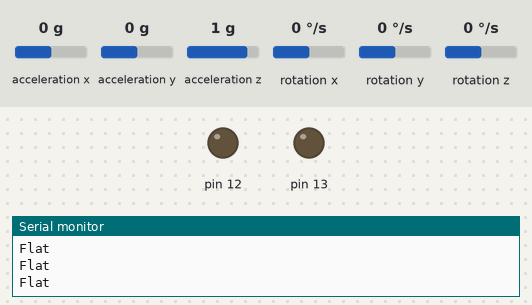
Bench run of a sketch on a simulated Arduino Uno, built with avr-gcc and run on an emulated ATmega328P. Shown: output pins drawn as LEDs (lit = HIGH), the last lines printed to the serial monitor. The inputs (shaded band) are chosen by the test bench; at power-on: acceleration y 0 g, acceleration x 0 g, acceleration z 1 g, rotation x 0 °/s, rotation y 0 °/s, rotation z 0 °/s.

Above: at 1.2 s.
1.3 s: acceleration y set to -0.3 g
2.8 s: acceleration y set to -0.6 g
At 3.7 s:
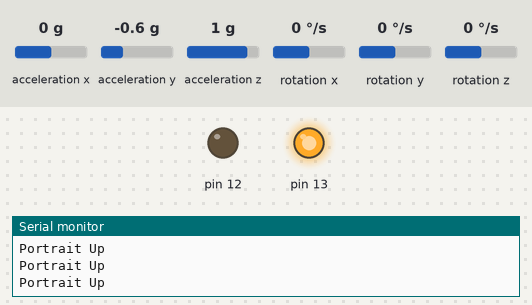
4.3 s: acceleration y set to 0.3 g
5.8 s: acceleration y set to 0.6 g
At 6.2 s:
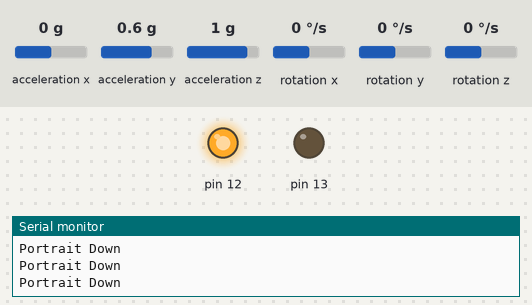
7.3 s: acceleration y set to -1.4 g
At 8.4 s:
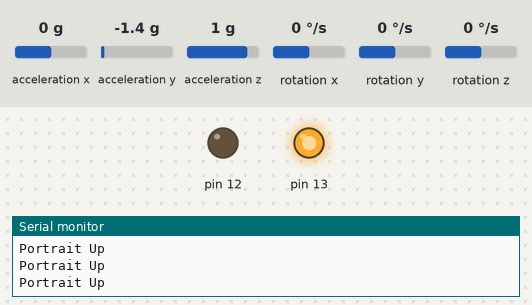
8.8 s: acceleration y set to 0.8 g
At 9.6 s:
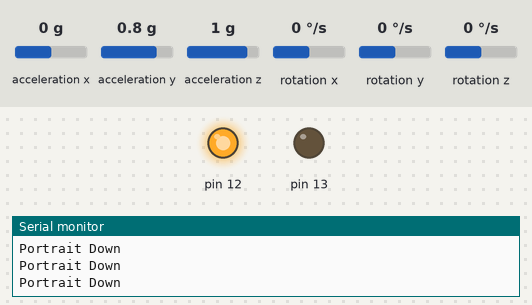
Timing chart, 0 to 11.3 s (numbered marks = the images above; inputs shaded):
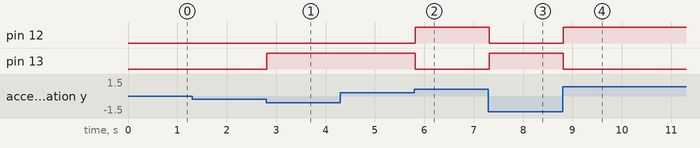

The sketch:

accelerometer.ino
```cpp
#include <Wire.h> // Must include Wire library for I2C
#include <SFE_MMA8452Q.h> // Includes the SFE_MMA8452Q library

int ledPin(13);
int ledPin1(12);

MMA8452Q accel;

void setup()
{
  Serial.begin(9600);
  Serial.println("Test Motion!");

  accel.init();
  pinMode(ledPin,OUTPUT);
  pinMode(ledPin1,OUTPUT);

}

void loop() {

  if (accel.available())
  {
    accel.read();
    printOrientation();

   Serial.println(); // Print new line every time.
  }
}
  void printOrientation()
{
  // accel.readPL() will return a byte containing information
  // about the orientation of the sensor. It will be either
  // PORTRAIT_U, PORTRAIT_D, LANDSCAPE_R, LANDSCAPE_L, or
  // LOCKOUT.
  byte pl = accel.readPL();
  switch (pl)
  {
  case PORTRAIT_U:
    Serial.print("Portrait Up");
    digitalWrite(ledPin,HIGH);
    digitalWrite(ledPin1,LOW);
    break;
  case PORTRAIT_D:
    Serial.print("Portrait Down");
    digitalWrite(ledPin,LOW);
    digitalWrite(ledPin1,HIGH);
    break;
  case LANDSCAPE_R:
    Serial.print("Landscape Right");
    break;
  case LANDSCAPE_L:
    Serial.print("Landscape Left");
    break;
  case LOCKOUT:
    Serial.print("Flat");
    break;
  }
}
```

Measured:
- the behaviour switches between -0.4 and -0.5 g on acceleration y (found by bisection; images 0 and 1)
- the behaviour switches between 0.4 and 0.5 g on acceleration y (found by bisection; images 1 and 2)
- after the input at 2.8 s, pin 13: LOW → HIGH at once
- after the input at 5.8 s, pin 12: LOW → HIGH at once; pin 13: HIGH → LOW at once
- after the input at 7.3 s, pin 12: HIGH → LOW at once; pin 13: LOW → HIGH at once
- after the input at 8.8 s, pin 12: LOW → HIGH at once; pin 13: HIGH → LOW at once
